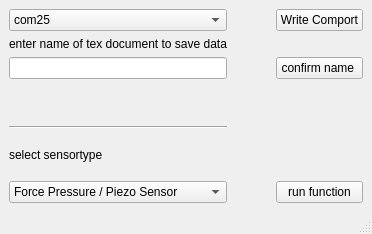
<?xml version="1.0" encoding="UTF-8"?>
<ui version="4.0">
 <class>MainWindow</class>
 <widget class="QMainWindow" name="MainWindow">
  <property name="enabled">
   <bool>true</bool>
  </property>
  <property name="geometry">
   <rect>
    <x>0</x>
    <y>0</y>
    <width>372</width>
    <height>234</height>
   </rect>
  </property>
  <property name="cursor">
   <cursorShape>ArrowCursor</cursorShape>
  </property>
  <property name="mouseTracking">
   <bool>false</bool>
  </property>
  <property name="focusPolicy">
   <enum>Qt::NoFocus</enum>
  </property>
  <property name="windowTitle">
   <string>MainWindow</string>
  </property>
  <widget class="QWidget" name="centralwidget">
   <layout class="QGridLayout" name="gridLayout">
    <item row="8" column="2">
     <widget class="QPushButton" name="startFunction">
      <property name="text">
       <string>run function</string>
      </property>
      <property name="checkable">
       <bool>false</bool>
      </property>
     </widget>
    </item>
    <item row="4" column="2">
     <widget class="QPushButton" name="confirmName">
      <property name="text">
       <string>confirm name </string>
      </property>
     </widget>
    </item>
    <item row="0" column="2">
     <widget class="QPushButton" name="writeCom">
      <property name="text">
       <string>Write Comport</string>
      </property>
     </widget>
    </item>
    <item row="0" column="0">
     <widget class="QComboBox" name="comboBox">
      <item>
       <property name="text">
        <string>com25</string>
       </property>
      </item>
      <item>
       <property name="text">
        <string>com5</string>
       </property>
      </item>
      <item>
       <property name="text">
        <string>com3</string>
       </property>
      </item>
      <item>
       <property name="text">
        <string>com10</string>
       </property>
      </item>
      <item>
       <property name="text">
        <string>com7</string>
       </property>
      </item>
      <item>
       <property name="text">
        <string>com11</string>
       </property>
      </item>
     </widget>
    </item>
    <item row="2" column="0">
     <widget class="QLabel" name="label">
      <property name="text">
       <string>enter name of tex document to save data</string>
      </property>
     </widget>
    </item>
    <item row="4" column="1">
     <spacer name="horizontalSpacer">
      <property name="orientation">
       <enum>Qt::Horizontal</enum>
      </property>
      <property name="sizeHint" stdset="0">
       <size>
        <width>40</width>
        <height>20</height>
       </size>
      </property>
     </spacer>
    </item>
    <item row="7" column="2">
     <spacer name="verticalSpacer">
      <property name="orientation">
       <enum>Qt::Vertical</enum>
      </property>
      <property name="sizeHint" stdset="0">
       <size>
        <width>20</width>
        <height>40</height>
       </size>
      </property>
     </spacer>
    </item>
    <item row="4" column="0">
     <widget class="QLineEdit" name="lineEdit"/>
    </item>
    <item row="7" column="0">
     <widget class="QLabel" name="label_2">
      <property name="text">
       <string>select sensortype</string>
      </property>
     </widget>
    </item>
    <item row="8" column="0">
     <widget class="QComboBox" name="SensorSelect">
      <item>
       <property name="text">
        <string>Force Pressure / Piezo Sensor</string>
       </property>
      </item>
      <item>
       <property name="text">
        <string>MPU6050</string>
       </property>
      </item>
     </widget>
    </item>
    <item row="6" column="0">
     <widget class="Line" name="line">
      <property name="orientation">
       <enum>Qt::Horizontal</enum>
      </property>
     </widget>
    </item>
    <item row="5" column="0">
     <spacer name="verticalSpacer_2">
      <property name="orientation">
       <enum>Qt::Vertical</enum>
      </property>
      <property name="sizeHint" stdset="0">
       <size>
        <width>20</width>
        <height>40</height>
       </size>
      </property>
     </spacer>
    </item>
   </layout>
  </widget>
  <widget class="QMenuBar" name="menubar">
   <property name="geometry">
    <rect>
     <x>0</x>
     <y>0</y>
     <width>372</width>
     <height>26</height>
    </rect>
   </property>
  </widget>
  <widget class="QStatusBar" name="statusbar"/>
 </widget>
 <resources/>
 <connections/>
</ui>
